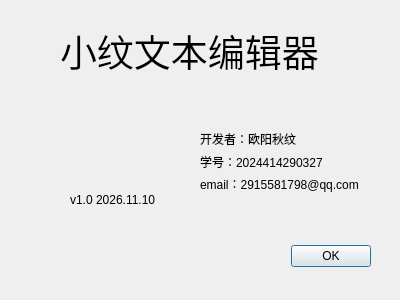
<?xml version="1.0" encoding="UTF-8"?>
<ui version="4.0">
 <class>AboutDialog</class>
 <widget class="QDialog" name="AboutDialog">
  <property name="geometry">
   <rect>
    <x>0</x>
    <y>0</y>
    <width>400</width>
    <height>300</height>
   </rect>
  </property>
  <property name="windowTitle">
   <string>Dialog</string>
  </property>
  <widget class="QDialogButtonBox" name="buttonBox">
   <property name="geometry">
    <rect>
     <x>30</x>
     <y>240</y>
     <width>341</width>
     <height>32</height>
    </rect>
   </property>
   <property name="locale">
    <locale language="Chinese" country="China"/>
   </property>
   <property name="orientation">
    <enum>Qt::Orientation::Horizontal</enum>
   </property>
   <property name="standardButtons">
    <set>QDialogButtonBox::StandardButton::Ok</set>
   </property>
  </widget>
  <widget class="QLabel" name="label">
   <property name="geometry">
    <rect>
     <x>60</x>
     <y>30</y>
     <width>281</width>
     <height>41</height>
    </rect>
   </property>
   <property name="font">
    <font>
     <family>SimSun</family>
     <pointsize>28</pointsize>
    </font>
   </property>
   <property name="text">
    <string>小纹文本编辑器</string>
   </property>
  </widget>
  <widget class="QLabel" name="label_5">
   <property name="geometry">
    <rect>
     <x>80</x>
     <y>100</y>
     <width>71</width>
     <height>81</height>
    </rect>
   </property>
   <property name="styleSheet">
    <string notr="true">border-image: url(:/img/textedit.png);</string>
   </property>
   <property name="text">
    <string/>
   </property>
  </widget>
  <widget class="QLabel" name="label_6">
   <property name="geometry">
    <rect>
     <x>70</x>
     <y>190</y>
     <width>121</width>
     <height>20</height>
    </rect>
   </property>
   <property name="text">
    <string>v1.0 2026.11.10</string>
   </property>
  </widget>
  <widget class="QWidget" name="">
   <property name="geometry">
    <rect>
     <x>200</x>
     <y>130</y>
     <width>171</width>
     <height>62</height>
    </rect>
   </property>
   <layout class="QVBoxLayout" name="verticalLayout">
    <item>
     <widget class="QLabel" name="label_2">
      <property name="text">
       <string>开发者：欧阳秋纹</string>
      </property>
     </widget>
    </item>
    <item>
     <widget class="QLabel" name="label_3">
      <property name="text">
       <string>学号：2024414290327</string>
      </property>
     </widget>
    </item>
    <item>
     <widget class="QLabel" name="label_4">
      <property name="text">
       <string>email：2915581798@qq.com</string>
      </property>
     </widget>
    </item>
   </layout>
  </widget>
 </widget>
 <resources/>
 <connections>
  <connection>
   <sender>buttonBox</sender>
   <signal>accepted()</signal>
   <receiver>AboutDialog</receiver>
   <slot>accept()</slot>
   <hints>
    <hint type="sourcelabel">
     <x>248</x>
     <y>254</y>
    </hint>
    <hint type="destinationlabel">
     <x>157</x>
     <y>274</y>
    </hint>
   </hints>
  </connection>
  <connection>
   <sender>buttonBox</sender>
   <signal>rejected()</signal>
   <receiver>AboutDialog</receiver>
   <slot>reject()</slot>
   <hints>
    <hint type="sourcelabel">
     <x>316</x>
     <y>260</y>
    </hint>
    <hint type="destinationlabel">
     <x>286</x>
     <y>274</y>
    </hint>
   </hints>
  </connection>
 </connections>
</ui>
